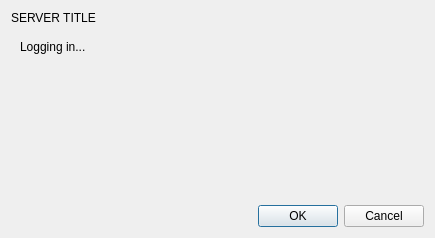
<?xml version="1.0" encoding="UTF-8"?>
<ui version="4.0">
 <class>LoginDialog</class>
 <widget class="QDialog" name="LoginDialog">
  <property name="geometry">
   <rect>
    <x>0</x>
    <y>0</y>
    <width>435</width>
    <height>238</height>
   </rect>
  </property>
  <layout class="QVBoxLayout" name="verticalLayout">
   <item>
    <widget class="QLabel" name="servertitle">
     <property name="text">
      <string notr="true">SERVER TITLE</string>
     </property>
    </widget>
   </item>
   <item>
    <widget class="QStackedWidget" name="pages">
     <property name="currentIndex">
      <number>0</number>
     </property>
     <widget class="QWidget" name="page">
      <layout class="QVBoxLayout" name="verticalLayout_2">
       <item>
        <widget class="QLabel" name="label">
         <property name="text">
          <string>Logging in...</string>
         </property>
        </widget>
       </item>
       <item>
        <spacer name="verticalSpacer">
         <property name="orientation">
          <enum>Qt::Vertical</enum>
         </property>
         <property name="sizeHint" stdset="0">
          <size>
           <width>20</width>
           <height>40</height>
          </size>
         </property>
        </spacer>
       </item>
      </layout>
     </widget>
     <widget class="QWidget" name="page_2">
      <layout class="QFormLayout" name="formLayout_2">
       <item row="0" column="0" colspan="2">
        <widget class="QLabel" name="intro">
         <property name="text">
          <string notr="true">(Server does not allow guest logins)</string>
         </property>
        </widget>
       </item>
       <item row="1" column="1">
        <spacer name="introspacer">
         <property name="orientation">
          <enum>Qt::Vertical</enum>
         </property>
         <property name="sizeType">
          <enum>QSizePolicy::MinimumExpanding</enum>
         </property>
         <property name="sizeHint" stdset="0">
          <size>
           <width>20</width>
           <height>10</height>
          </size>
         </property>
        </spacer>
       </item>
       <item row="2" column="0">
        <widget class="QLabel" name="label_2">
         <property name="text">
          <string>Username:</string>
         </property>
        </widget>
       </item>
       <item row="2" column="1">
        <widget class="QLineEdit" name="username">
         <property name="mandatoryfield" stdset="0">
          <bool>true</bool>
         </property>
        </widget>
       </item>
       <item row="3" column="0">
        <widget class="QLabel" name="label_3">
         <property name="text">
          <string>Password:</string>
         </property>
        </widget>
       </item>
       <item row="3" column="1">
        <widget class="QLineEdit" name="password">
         <property name="echoMode">
          <enum>QLineEdit::Password</enum>
         </property>
         <property name="mandatoryfield" stdset="0">
          <bool>true</bool>
         </property>
        </widget>
       </item>
      </layout>
     </widget>
     <widget class="QWidget" name="page_3">
      <layout class="QVBoxLayout" name="verticalLayout_3">
       <item>
        <widget class="QTableView" name="sessionlist">
         <property name="selectionMode">
          <enum>QAbstractItemView::SingleSelection</enum>
         </property>
         <property name="selectionBehavior">
          <enum>QAbstractItemView::SelectRows</enum>
         </property>
         <property name="gridStyle">
          <enum>Qt::NoPen</enum>
         </property>
         <attribute name="horizontalHeaderHighlightSections">
          <bool>false</bool>
         </attribute>
         <attribute name="verticalHeaderVisible">
          <bool>false</bool>
         </attribute>
        </widget>
       </item>
       <item>
        <widget class="QLabel" name="nsfmSessionsLabel">
         <property name="text">
          <string notr="true">NSFM sessions hidden</string>
         </property>
        </widget>
       </item>
      </layout>
     </widget>
     <widget class="QWidget" name="page_4">
      <layout class="QVBoxLayout" name="verticalLayout_4">
       <item>
        <widget class="QLabel" name="certwarning">
         <property name="text">
          <string>The certificate of this server has changed!</string>
         </property>
        </widget>
       </item>
       <item>
        <spacer name="verticalSpacer_2">
         <property name="orientation">
          <enum>Qt::Vertical</enum>
         </property>
         <property name="sizeHint" stdset="0">
          <size>
           <width>20</width>
           <height>40</height>
          </size>
         </property>
        </spacer>
       </item>
      </layout>
     </widget>
     <widget class="QWidget" name="page_5">
      <layout class="QVBoxLayout" name="verticalLayout_5">
       <item>
        <widget class="QLabel" name="label_4">
         <property name="text">
          <string>Catching up...</string>
         </property>
        </widget>
       </item>
       <item>
        <widget class="QProgressBar" name="catchupProgress">
         <property name="value">
          <number>0</number>
         </property>
         <property name="textVisible">
          <bool>false</bool>
         </property>
        </widget>
       </item>
       <item>
        <spacer name="verticalSpacer_3">
         <property name="orientation">
          <enum>Qt::Vertical</enum>
         </property>
         <property name="sizeHint" stdset="0">
          <size>
           <width>20</width>
           <height>43</height>
          </size>
         </property>
        </spacer>
       </item>
      </layout>
     </widget>
    </widget>
   </item>
   <item>
    <widget class="QDialogButtonBox" name="buttonBox">
     <property name="standardButtons">
      <set>QDialogButtonBox::Cancel|QDialogButtonBox::Ok</set>
     </property>
    </widget>
   </item>
  </layout>
 </widget>
 <resources/>
 <connections/>
</ui>
